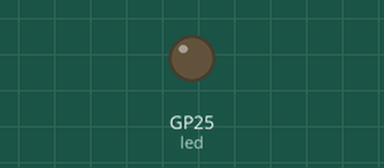
Recording of a program running on a simulated Raspberry Pi Pico running MicroPython. Shown: output pins drawn as LEDs (lit = HIGH).

Above: at 1.3 s.
At 4.3 s:
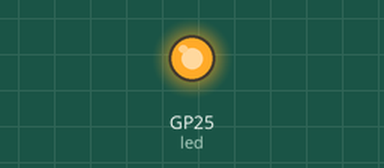
Timing chart, 0 to 6.8 s (numbered marks = the images above):
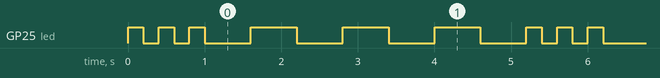

The program:

MorseCodeSimplified.py
```python
# SOS Morse Code Program

# By RaspiKidd 05.09.2022

# Using the built in LED of the pico to send the SOS morse code message using functions


from machine import Pin
from utime import sleep

led = Pin(25, Pin.OUT)

def blink(times, delay):
    for x in range(1, times+1):
        led.on()
        sleep(delay)
        led.off()
        sleep(delay)

while True:
    blink(3, 0.2)
    sleep(0.4)
    blink(3, 0.6)
    # This loop does 3 dots for "S"
   # for x in range(1, 4):
   #     led.on()
   #     sleep(0.2)
   #     led.off()
    #    sleep(0.2)
    #sleep(0.4)

    # this loop does 3 dashes for "O"
    # for i in range(1, 4):
    #    led.on()
    #    sleep(0.6)
    #    led.off()
    #    sleep(0.6)
    #sleep(0.4)
    # Write your code here :-)
```

Measured:
- by itself, GP25 (led): repeats every 5.2 s: 2 × (LOW 0.20 s, HIGH 0.20 s), 3 × (LOW 0.60 s, HIGH 0.60 s), LOW 0.60 s, HIGH 0.20 s
- by itself, everything shown: repeats every 5.2 s, in 12 steps
